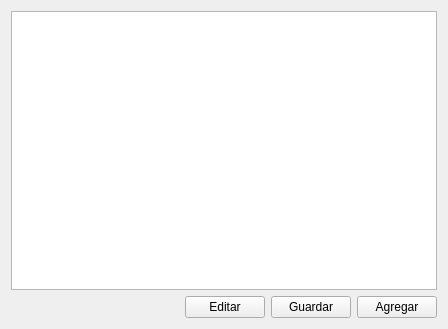
<?xml version="1.0" encoding="UTF-8"?>
<ui version="4.0">
 <class>Principal</class>
 <widget class="QWidget" name="Principal">
  <property name="geometry">
   <rect>
    <x>0</x>
    <y>0</y>
    <width>448</width>
    <height>329</height>
   </rect>
  </property>
  <property name="windowTitle">
   <string>Principal</string>
  </property>
  <property name="windowIcon">
   <iconset resource="Resources.qrc">
    <normaloff>:/IMG/Phonebook.png</normaloff>:/IMG/Phonebook.png</iconset>
  </property>
  <layout class="QVBoxLayout" name="verticalLayout">
   <item>
    <widget class="QTableWidget" name="tblLista"/>
   </item>
   <item>
    <layout class="QHBoxLayout" name="horizontalLayout">
     <item>
      <spacer name="horizontalSpacer">
       <property name="orientation">
        <enum>Qt::Horizontal</enum>
       </property>
       <property name="sizeHint" stdset="0">
        <size>
         <width>40</width>
         <height>20</height>
        </size>
       </property>
      </spacer>
     </item>
     <item>
      <widget class="QPushButton" name="btnEditar">
       <property name="text">
        <string>Editar</string>
       </property>
      </widget>
     </item>
     <item>
      <widget class="QPushButton" name="btnGuardar">
       <property name="text">
        <string>Guardar</string>
       </property>
      </widget>
     </item>
     <item>
      <widget class="QPushButton" name="btnAgregar">
       <property name="text">
        <string>Agregar</string>
       </property>
      </widget>
     </item>
    </layout>
   </item>
  </layout>
 </widget>
 <resources>
  <include location="Resources.qrc"/>
 </resources>
 <connections/>
</ui>
